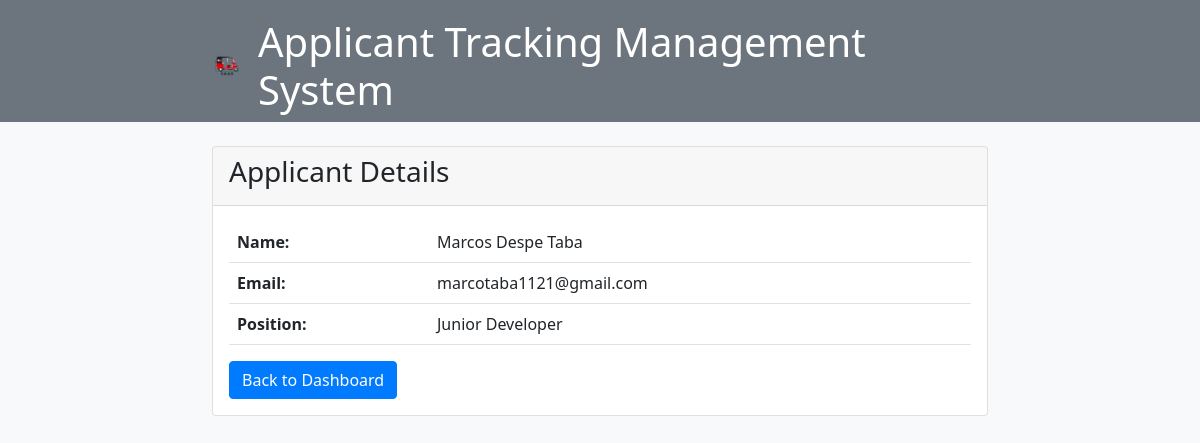
Page /admin/view_application.php?id=2401 on the earlier database version.
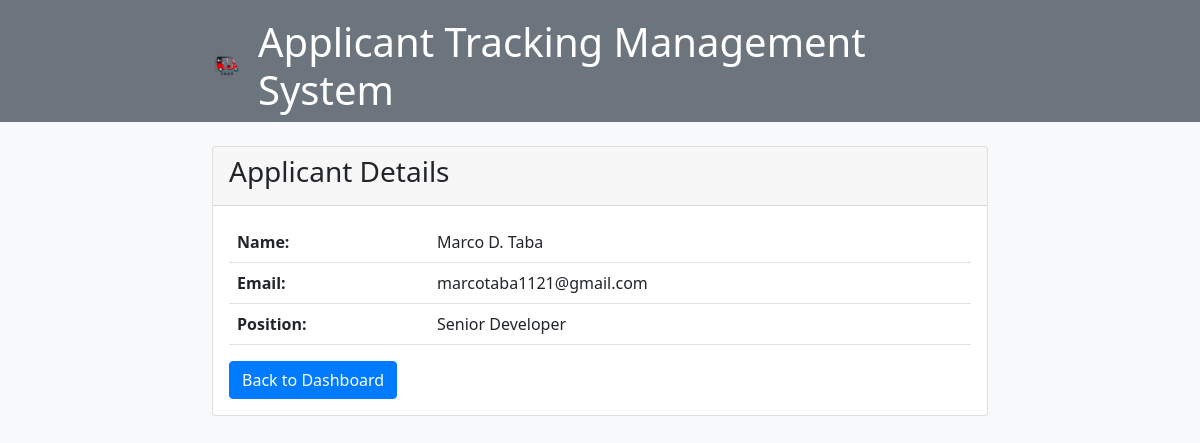
Same page on the later database version.
### tables this page shows
CREATE TABLE `applications` (
  `id` int(11) NOT NULL,
  `name` varchar(255) NOT NULL,
  `email` varchar(255) NOT NULL,
  `position` varchar(255) NOT NULL,
  `status` varchar(255) NOT NULL
);

### admin/view_application.php (the view, shortened to what this page needs)
<?php
$conn = mysqli_connect('localhost', 'root', '', 'applicant');
if(isset($_GET['id']) && is_numeric($_GET['id'])) {
    $id = $_GET['id'];
    $sql = "SELECT * FROM applications WHERE id=$id";
    $result = mysqli_query($conn, $sql);
    if (mysqli_num_rows($result) == 1) {
        $row = mysqli_fetch_assoc($result);
    } else {
        echo "Application not found";
        exit();
    }
} else {
    echo "Invalid application ID";
    exit();
}
?>
<!DOCTYPE html>
<html lang="en">
<head>
    <link rel="stylesheet" href="bootstrap.min.css">
</head>
<body>
    <nav class="navbar navbar-expand-lg navbar-dark navbar-custom">
        <div class="container">
            <a class="navbar-brand" href="index.php">
                <img src="bomba.png" alt="ATS Logo" height="30">
            </a>
            <h1 class="m-auto">Applicant Tracking Management System</h1>
        </div>
    </nav>
    <div class="container">
        <div class="card mt-4">
            <div class="card-header">
                <h3 class="card-title">Applicant Details</h3>
            </div>
            <div class="card-body">
                <table class="table">
                    <tr>
                        <th style="width: 200px;">Name:</th>
                        <td><?php echo $row['name']; ?></td>
                    </tr>
                    <tr>
                        <th>Email:</th>
                        <td><?php echo $row['email']; ?></td>
                    </tr>
                    <tr>
                        <th>Position:</th>
                        <td><?php echo $row['position']; ?></td>
                    </tr>
                </table>
                <a href="index.php" class="btn btn-primary">Back to Dashboard</a>
            </div>
        </div>
    </div>
</body>
</html>

Differences in the rows shown:
changed applications "marcotaba1121@gmail.com": name "Marcos Despe Taba" → "Marco D. Taba"; position "Junior Developer" → "Senior Developer"
